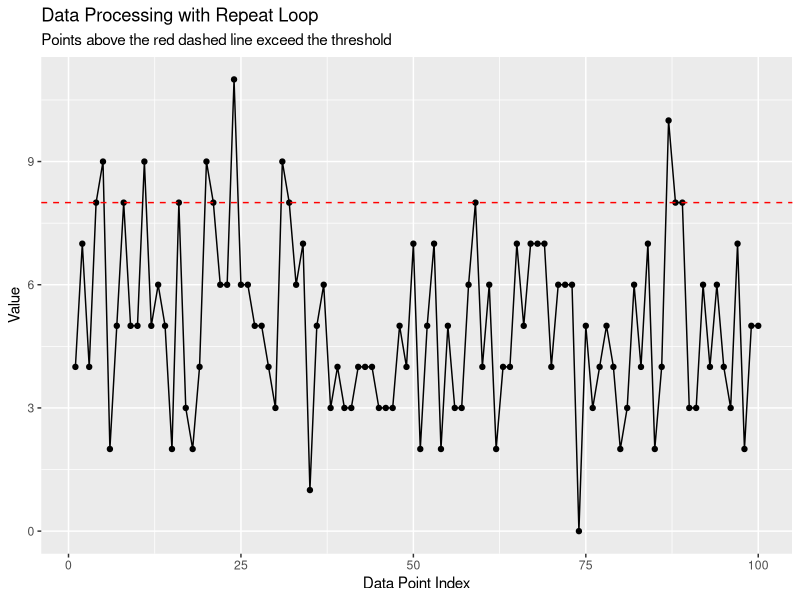

This chart was generated by the following R code:
## ---- chunk 1
# Initialize counter
counter <- 1

# Start repeat loop
repeat {
  # Print current counter value
  print(paste("Iteration:", counter))
  
  # Increment counter
  counter <- counter + 1
  
  # Exit condition
  if (counter > 5) {
    break
  }
}
## ---- chunk 2
# Set seed for reproducible results
set.seed(123)

# Initialize variables
attempts <- 0
target_value <- 0.9

# Start repeat loop
repeat {
  # Generate a random number
  random_value <- runif(1)
  
  # Increment attempt counter
  attempts <- attempts + 1
  
  # Print the current random value
  cat("Attempt", attempts, ": Generated value =", random_value, "\n")
  
  # Check if we've found a value >= our target
  if (random_value >= target_value) {
    cat("\nSuccess! Found value >=", target_value, "after", attempts, "attempts.\n")
    break
  }
  
  # Optional: Add a safety exit to prevent potential infinite loops
  if (attempts >= 100) {
    cat("\nReached maximum attempts. Exiting.\n")
    break
  }
}
## ---- chunk 3
newton_sqrt <- function(x, tolerance = 1e-10, max_iterations = 100) {
  if (x < 0) stop("Cannot compute the square root of a negative number")
  if (x == 0) return(0)
  
  # Initial guess
  guess <- x / 2
  
  # Iteration counter
  iterations <- 0
  
  # Newton-Raphson iteration
  repeat {
    # Calculate next approximation
    next_guess <- 0.5 * (guess + x / guess)
    
    # Increment counter
    iterations <- iterations + 1
    
    # Calculate the relative error
    error <- abs(next_guess - guess) / abs(next_guess)
    
    # Print current iteration information
    cat("Iteration", iterations, ": approximation =", next_guess, ", error =", error, "\n")
    
    # Update guess
    guess <- next_guess
    
    # Exit conditions
    if (error < tolerance) {
      cat("\nConverged after", iterations, "iterations.\n")
      return(guess)
    }
    
    if (iterations >= max_iterations) {
      warning("Maximum iterations reached without convergence")
      return(guess)
    }
  }
}

# Test the function
result <- newton_sqrt(25)
cat("Square root =", result, "\n")
cat("Verification:", result^2, "\n")
## ---- chunk 4
estimate_pi <- function(desired_accuracy = 0.001, max_points = 1000000) {
  # Initialize counters
  points_inside_circle <- 0
  total_points <- 0
  current_estimate <- 0
  previous_estimate <- 0
  
  # Set seed for reproducibility
  set.seed(42)
  
  # Start simulation
  repeat {
    # Generate a batch of random points
    batch_size <- 1000
    x <- runif(batch_size, -1, 1)
    y <- runif(batch_size, -1, 1)
    
    # Count points inside unit circle
    inside <- which(x^2 + y^2 <= 1)
    points_inside_circle <- points_inside_circle + length(inside)
    total_points <- total_points + batch_size
    
    # Calculate pi estimate
    previous_estimate <- current_estimate
    current_estimate <- 4 * points_inside_circle / total_points
    
    # Calculate change in estimate
    change <- abs(current_estimate - previous_estimate)
    
    # Print progress every 10,000 points
    if (total_points %% 10000 == 0) {
      cat("Points:", total_points, "| π estimate:", current_estimate, 
          "| Change:", change, "\n")
    }
    
    # Exit conditions
    if (total_points > 10000 && change < desired_accuracy) {
      cat("\nReached desired accuracy after", total_points, "points.\n")
      break
    }
    
    if (total_points >= max_points) {
      cat("\nReached maximum number of points.\n")
      break
    }
  }
  
  cat("\nFinal π estimate:", current_estimate, "\n")
  cat("Actual π value:", pi, "\n")
  cat("Absolute error:", abs(current_estimate - pi), "\n")
  
  return(current_estimate)
}

# Run the simulation
pi_estimate <- estimate_pi(desired_accuracy = 0.0001)
## ---- chunk 5
process_data_until_threshold <- function(threshold = 10) {
  # Initialize counters and storage
  total_processed <- 0
  values_above_threshold <- 0
  all_data <- numeric(0)
  
  # Create synthetic data (normally this would be a file or data stream)
  set.seed(123)
  data_stream <- function() {
    return(rpois(1, lambda = 5))  # Generate a random Poisson value
  }
  
  # Process data
  repeat {
    # Get next data point
    next_value <- data_stream()
    
    # Add to storage
    all_data <- c(all_data, next_value)
    
    # Update counters
    total_processed <- total_processed + 1
    if (next_value > threshold) {
      values_above_threshold <- values_above_threshold + 1
    }
    
    # Print status every 5 items
    if (total_processed %% 5 == 0) {
      cat("Processed", total_processed, "items. Found", 
          values_above_threshold, "values above threshold.\n")
    }
    
    # Exit condition: if we've found 10 values above the threshold
    if (values_above_threshold >= 10) {
      cat("\nReached target of", values_above_threshold, 
          "values above threshold after processing", total_processed, "items.\n")
      break
    }
    
    # Safety exit to prevent infinite loops
    if (total_processed >= 100) {
      cat("\nReached maximum processing limit of 100 items.\n")
      break
    }
  }
  
  # Return the processed data
  return(list(
    data = all_data,
    total_processed = total_processed,
    values_above_threshold = values_above_threshold
  ))
}

# Run the data processing
result <- process_data_until_threshold(threshold = 8)

# Analyze the results
cat("\nSummary:\n")
cat("Total items processed:", result$total_processed, "\n")
cat("Values above threshold:", result$values_above_threshold, "\n")
cat("Percentage above threshold:", 
    round(100 * result$values_above_threshold / result$total_processed, 2), "%\n")

# Plot the data
if (requireNamespace("ggplot2", quietly = TRUE)) {
  library(ggplot2)
  data_df <- data.frame(
    index = 1:length(result$data),
    value = result$data
  )
  
  ggplot(data_df, aes(x = index, y = value)) +
    geom_line() +
    geom_point() +
    geom_hline(yintercept = 8, linetype = "dashed", color = "red") +
    labs(
      title = "Data Processing with Repeat Loop",
      subtitle = "Points above the red dashed line exceed the threshold",
      x = "Data Point Index",
      y = "Value"
    )
}
## ---- chunk 6
binary_search <- function(sorted_vector, target) {
  # Initialize search boundaries
  left <- 1
  right <- length(sorted_vector)
  iterations <- 0
  
  # Start binary search using a repeat loop
  repeat {
    iterations <- iterations + 1
    
    # Calculate midpoint
    mid <- left + floor((right - left) / 2)
    
    # Print current search state
    cat("Iteration", iterations, ": Searching between positions", 
        left, "and", right, "| Looking at position", mid, "\n")
    
    # Check if we've found the target
    if (sorted_vector[mid] == target) {
      cat("\nFound target", target, "at position", mid, 
          "after", iterations, "iterations.\n")
      return(mid)
    }
    
    # If we can't narrow the search further, the target isn't in the vector
    if (left >= right) {
      cat("\nTarget", target, "not found after", iterations, "iterations.\n")
      return(-1)
    }
    
    # Update search boundaries
    if (sorted_vector[mid] < target) {
      left <- mid + 1  # Search in the right half
    } else {
      right <- mid - 1  # Search in the left half
    }
  }
}

# Test the binary search function
sorted_data <- c(1, 3, 5, 7, 9, 11, 13, 15, 17, 19)
position <- binary_search(sorted_data, 13)
cat("Position returned:", position, "\n")

# Try with a value not in the array
position <- binary_search(sorted_data, 6)
cat("Position returned:", position, "\n")
